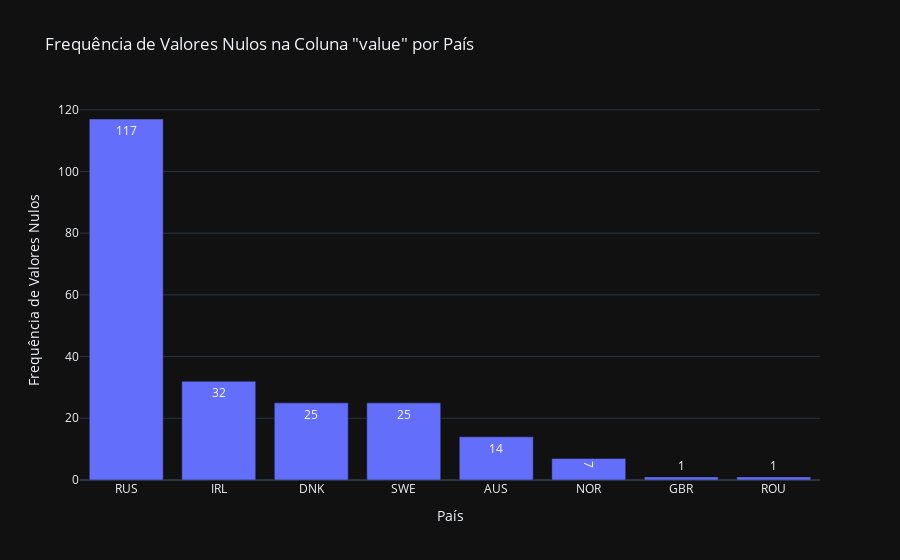

Write notebook code for a chart like this one.
### Code cell
# valores nulos por país (value)
null_counts = df[df['value'].isnull()].groupby('country').size().reset_index(name='null_count')

fig = px.bar(null_counts,
             x='country',
             y='null_count',
             title='Frequência de Valores Nulos na Coluna "value" por País',
             labels={'country': 'País', 'null_count': 'Frequência de Valores Nulos'},
             text_auto=True)

fig.update_layout(xaxis={'categoryorder': 'total descending'})
fig.show()

### Figure 1 — Plotly figure (JSON) as saved in the notebook; plotly's stock layout.template omitted (floating-point values rounded to 4 significant figures)
{"data": [{"alignmentgroup": "True", "hovertemplate": "País=%{x}<br>Frequência de Valores Nulos=%{y}<extra></extra>", "legendgroup": "", "marker": {"color": "#636efa", "pattern": {"shape": ""}}, "name": "", "offsetgroup": "", "orientation": "v", "showlegend": false, "textposition": "auto", "texttemplate": "%{y}", "type": "bar", "x": ["AUS", "DNK", "GBR", "IRL", "NOR", "ROU", "RUS", "SWE"], "xaxis": "x", "y": [14, 25, 1, 32, 7, 1, 117, 25], "yaxis": "y"}], "layout": {"barmode": "relative", "legend": {"tracegroupgap": 0}, "title": {"text": "Frequência de Valores Nulos na Coluna \"value\" por País"}, "xaxis": {"anchor": "y", "categoryorder": "total descending", "domain": [0, 1], "title": {"text": "País"}}, "yaxis": {"anchor": "x", "domain": [0, 1], "title": {"text": "Frequência de Valores Nulos"}}}}
